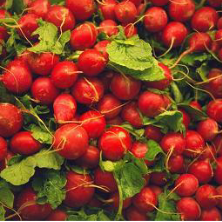
#> input picture Exercise4/Images/texture1.png, 222 x 222 px
$ jupyter execute --allow-errors TextureSynthesis.ipynb
#> lines starting #> are read from the running program, lines starting #| are printed output that depends on the picture
#> in main, texture is the input picture: shape (222, 222, 3); mean B, G, R 38.6, 65, 135.3
# Texture Synthesis
__Author__ : Mohammad Rouintan , 400222042

__Course__ : Undergraduate Digital Image Processing Course

[cell 1]
import numpy as np
import cv2
import matplotlib.pyplot as plt

[cell 2]
def compute_error_surface(block1, block2, overlap, axis=0):
    error_surface = np.sum((block1[:, :overlap] - block2[:, :overlap])**2, axis=2)
    if axis:
        error_surface = error_surface.T
    return error_surface

def find_min_cut(error_surface):
    cost_matrix = np.zeros_like(error_surface)
    cost_matrix[0] = error_surface[0]
    for i in range(1, error_surface.shape[0]):
        for j in range(error_surface.shape[1]):
            min_cost = cost_matrix[i-1, j]
            if j > 0:
                min_cost = min(min_cost, cost_matrix[i-1, j-1])
            if j < error_surface.shape[1] - 1:
                min_cost = min(min_cost, cost_matrix[i-1, j+1])
            cost_matrix[i, j] = error_surface[i, j] + min_cost
    min_cut = np.zeros((error_surface.shape[0]), dtype=np.int8)
    min_cut[-1] = np.argmin(cost_matrix[-1])
    for i in range(error_surface.shape[0]-2, -1, -1):
        j = min_cut[i+1]
        min_j = max(0, j - 1)
        max_j = min(j + 1, error_surface.shape[1] - 1)
        min_cut[i] = j + np.argmin(cost_matrix[i, min_j: max_j+1]) - 1
    return min_cut

def combine_blocks(block1, block2, min_cut, overlap, axis=0):
    if axis:
        block1, block2, min_cut = block1.T, block2.T, min_cut.T
    combined = np.zeros_like(block1)
    for i in range(block1.shape[0]):
        for j in range(block1.shape[1]):
            if j <= min_cut[i]:
                combined[i, j] = block1[i, j]
            else:
                combined[i, j] = block2[i, j]
    if axis:
        combined = combined.T
    return combined

def synthesize_texture(texture, output_size, block_size, overlap):
#> called with output_size = 512, block_size = 64, overlap = 16
    synthesized = np.zeros((output_size, output_size, 3), dtype=np.uint8)
    for i in range(0, output_size, block_size - overlap):
        for j in range(0, output_size, block_size - overlap):
            x = np.random.randint(0, texture.shape[0] - block_size)
            y = np.random.randint(0, texture.shape[1] - block_size)
            block = texture[x:x+block_size, y:y+block_size]
            print(block.shape)
            if i > 0:
                error_surface = compute_error_surface(block, synthesized[i-overlap:i, j:j+block_size], overlap, axis=0)
                min_cut = find_min_cut(error_surface)
                block[:overlap] = combine_blocks(block[:overlap], synthesized[i-overlap:i, j:j+block_size], min_cut, overlap, axis=0)
                print(block.shape)
            if j > 0:
                error_surface = compute_error_surface(block, synthesized[i:i+block_size, j-overlap:j], overlap, axis=1)
                min_cut = find_min_cut(error_surface)
                block[:, :overlap] = combine_blocks(block[:, :overlap], synthesized[i:i+block_size, j-overlap:j], min_cut, overlap, axis=1)
                print(block.shape)
            print(block)
            print(block.shape)
            print(synthesized.shape)
            print(synthesized[i:i+block_size, j:j+block_size].shape)
            synthesized[i:i+block_size, j:j+block_size] = block
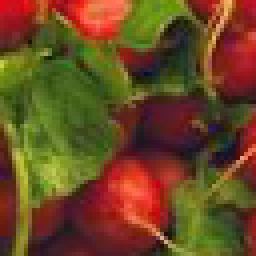
#> block: shape (64, 64, 3) (shown 4 times larger); mean B, G, R 34.6, 72.6, 106.6
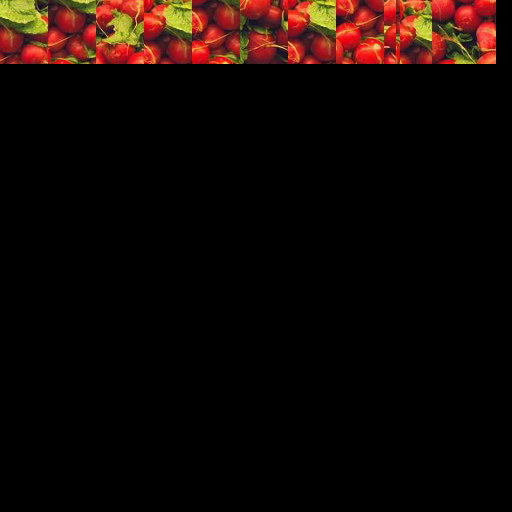
#> synthesized: shape (512, 512, 3); mean B, G, R 4.6, 7.9, 17.9

    return synthesized

def main():
    texture = cv2.imread('Images/texture1.png')
    output_size = 512
    block_size = 64
    overlap = 16

    synthesized = synthesize_texture(texture, output_size, block_size, overlap)
    plt.imshow(synthesized, cmap='gray')
    plt.show()
    # cv2.imwrite('synthesized_texture.jpg', synthesized)

#> (the rest of this cell did not finish here and is left out)

$ run again, with Exercise4/Images/texture2.png copied over Exercise4/Images/texture1.png
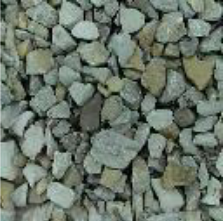
#> input picture Exercise4/Images/texture2.png, 223 x 221 px
#> in main, texture is the input picture: shape (221, 223, 3); mean B, G, R 105.8, 117.8, 106.6
#> after the loop in synthesize_texture, `for i in range(0, output_size, block_size - overlap):`:
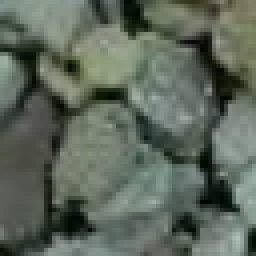
#> block: shape (64, 64, 3) (shown 4 times larger); mean B, G, R 91.2, 103.8, 93.2
#> after the loop in synthesize_texture, `for i in range(0, output_size, block_size - overlap):`:
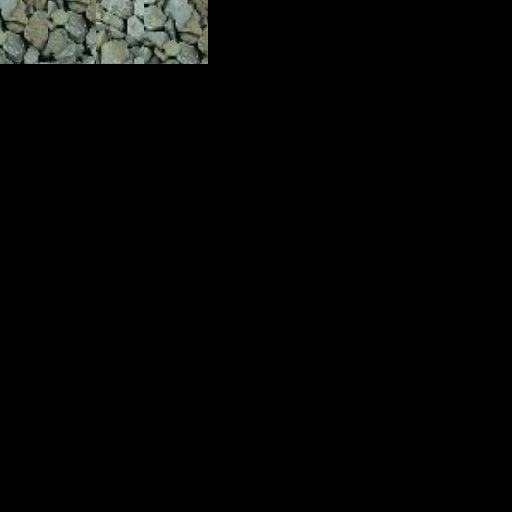
#> synthesized: shape (512, 512, 3); mean B, G, R 5.1, 5.8, 5.3

$ run again, with Exercise4/Images/texture3.png copied over Exercise4/Images/texture1.png
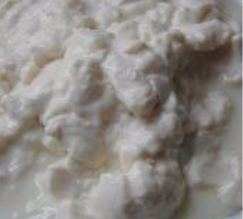
#> input picture Exercise4/Images/texture3.png, 243 x 219 px
#> in main, texture is the input picture: shape (219, 243, 3); mean B, G, R 132.6, 136.7, 141.3
#> after the loop in synthesize_texture, `for i in range(0, output_size, block_size - overlap):`:
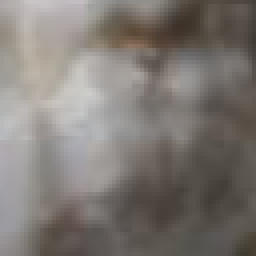
#> block: shape (64, 64, 3) (shown 4 times larger); mean B, G, R 116, 121, 126.5
#> after the loop in synthesize_texture, `for i in range(0, output_size, block_size - overlap):`:
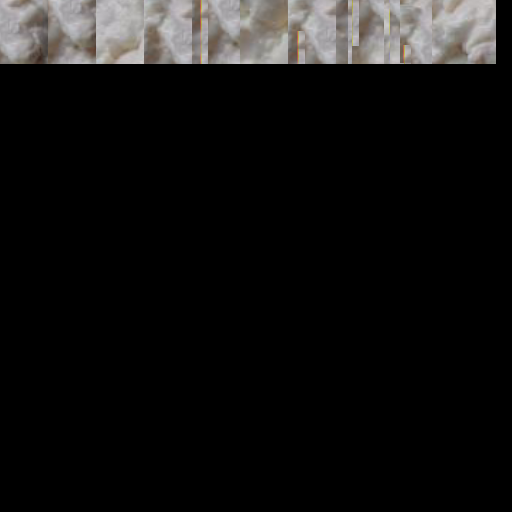
#> synthesized: shape (512, 512, 3); mean B, G, R 17.7, 18.2, 18.8

$ run again, with Exercise4/Images/texture4.png copied over Exercise4/Images/texture1.png
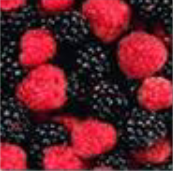
#> input picture Exercise4/Images/texture4.png, 173 x 171 px
#> in main, texture is the input picture: shape (171, 173, 3); mean B, G, R 41.8, 32.2, 100.2
#> after the loop in synthesize_texture, `for i in range(0, output_size, block_size - overlap):`:
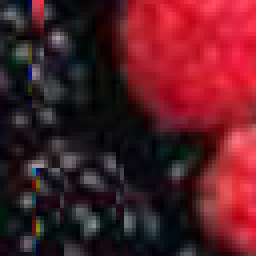
#> block: shape (64, 64, 3) (shown 4 times larger); mean B, G, R 37.2, 29.1, 84.2
#> after the loop in synthesize_texture, `for i in range(0, output_size, block_size - overlap):`:
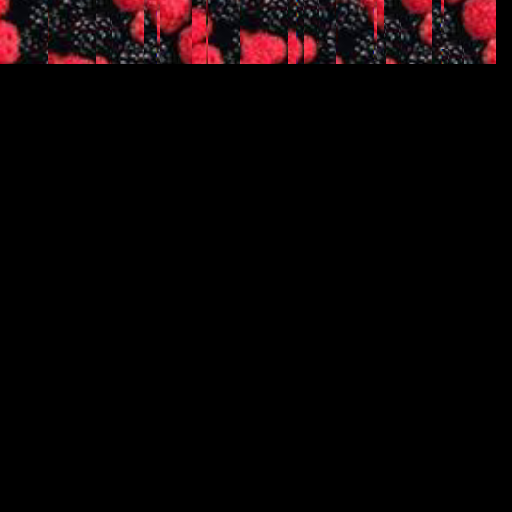
#> synthesized: shape (512, 512, 3); mean B, G, R 4.4, 3.5, 9.5
